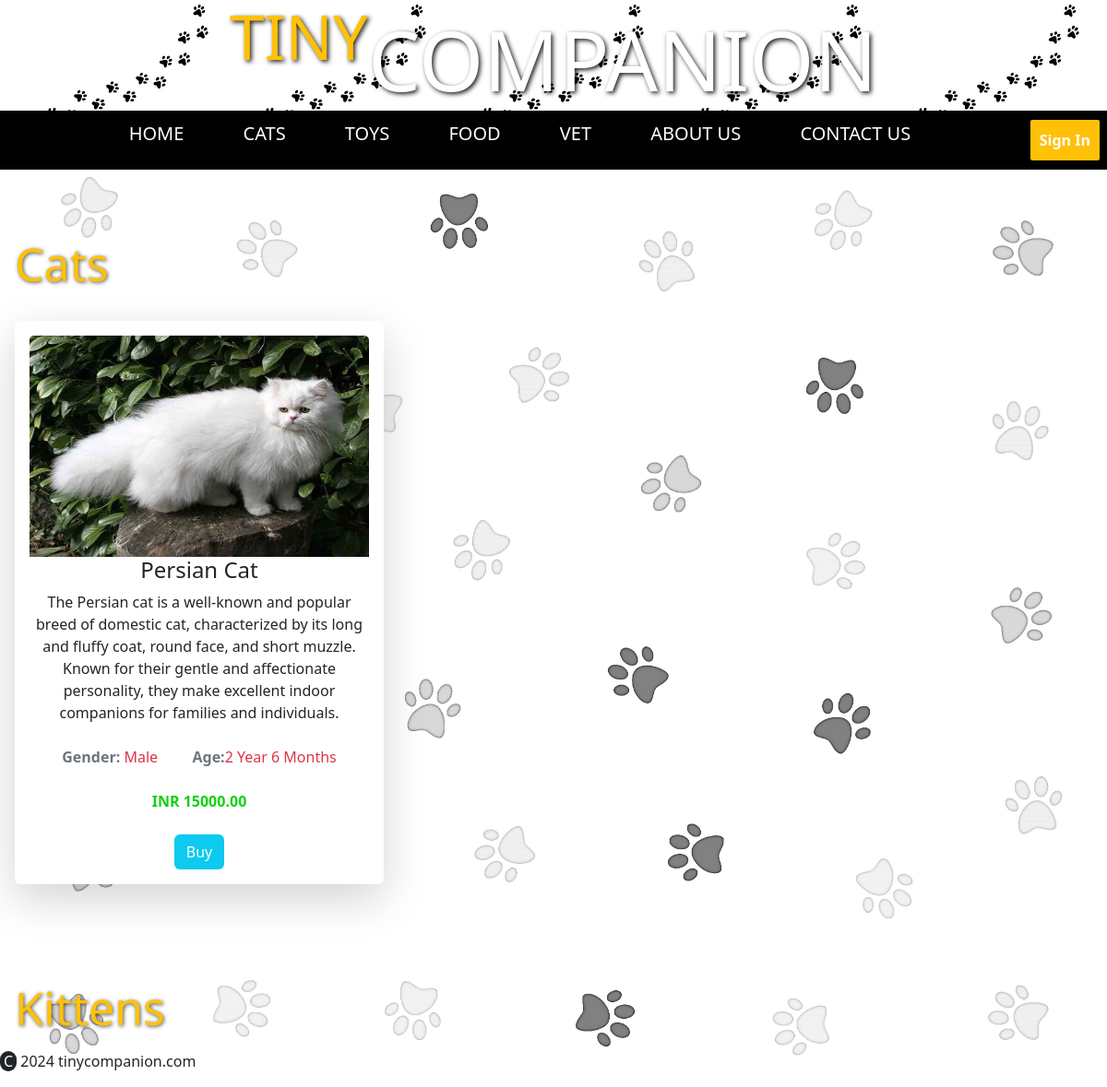
The app's page /tapp/cats/ with its own data.
### tapp/models.py (models this page shows)
class Cat(models.Model):
    name = models.CharField(max_length=100)
    gender = models.CharField(max_length=10)
    age = models.CharField(max_length=20)
    price = models.DecimalField(max_digits=10, decimal_places=2)
    description = models.TextField()
    image = models.FileField(upload_to="documents",default="image.jpg")

### tapp/views.py (the view)
# urls.py: path('cats/',views.cats,name='cats'),
def cats(request):
    cats = Cat.objects.all()
    kittens = Kitten.objects.all()
    return render(request, 'cats.html', {'cats': cats, 'kittens': kittens})

### templates/cats.html (shortened to what this page needs)
<!DOCTYPE html>
{% load static %}
<html lang="en">
<head>
    <link href="https://cdn.jsdelivr.net/npm/bootstrap@5.3.3/dist/css/bootstrap.min.css" rel="stylesheet">
</head>
<body>
    <h1 class="container-fluid text-center " id="h11"><sup class="text-warning">TINY</sup><span class="text-white">COMPANION</span></h1>
    <br><br><br><br><br>
    <div id="maindiv">
        <div class="container-fluid text-center  pe-2 " id="div1">
                <a id="a1" href="{% url 'homepg' %}">HOME</a>
                <a id="a1" href="{% url 'cats' %}">CATS</a>
                <a id="a1" href="{% url 'toys' %}">TOYS</a>
                <a id="a1" href="{% url 'food' %}">FOOD</a>
                <a id="a1" href="{% url 'doctor' %}">VET</a>
                <a id="a1" href="{% url 'aboutus' %}">ABOUT US</a>
                <a id="a1" href="{% url 'contactus' %}">CONTACT US</a>
                <button class="text-center text-white bg-warning " id="b1"><a href="{% url 'login' %}" ><b>Sign In</b></a></button>
        </div><br><br><br><br><br>
        <h2 class="m-3 text-warning" id="h21">Cats</h2>
        <div id="maincard1">
            {% for cat in cats %}
            <div class="card m-3 shadow-lg" id="carddiv">
                <div class="card-body ">
                    <img src="{{ cat.image.url }}" alt="" class="card-img-top" id="img1">
                    <h4 class="card-title text-center" >{{ cat.name }}</h4>
                    <p class="card-text text-center">{{ cat.description }}
                        <br><br><span class="text-secondary " style="font-weight: bold;">Gender:</span> <span class="text-danger">{{ cat.gender }}</span>&nbsp;&nbsp;&nbsp;&nbsp;&nbsp;&nbsp;&nbsp;&nbsp;&nbsp;<span class="text-secondary " style="font-weight: bold;">Age:</span><span class="text-danger">{{ cat.age }}</span>
                        <br><br> <span id="spn">INR {{ cat.price }}</span> <br><br> <a href="{% url 'login' %}" ><button class="btn bg-info text-white ">Buy</button></a></p>
                </div>
            </div>
            {% endfor %}
        </div><br><br><br>
        <h2 class="m-3 text-warning" id="h21">Kittens</h2>
        <div id="maincard2">
        <div id="co" class="text-center">
            <p><span class="bg-dark ps-1 pe-1 rounded-5 text-white fw-5">C</span> 2024 tinycompanion.com</p>
            </div><br>
    </div>
</body>
</html>

### records on screen
Cat: image (picture), name "Persian Cat", description "The Persian cat is a well-known and popular breed of domestic cat, characterized by its long and fluffy coat, round face, and short muzzle. Known for their gentle and affectionate personality, they make excellent indoor companions for families and individuals.", gender "Male", age "2 Year 6 Months", price "15000.00"
